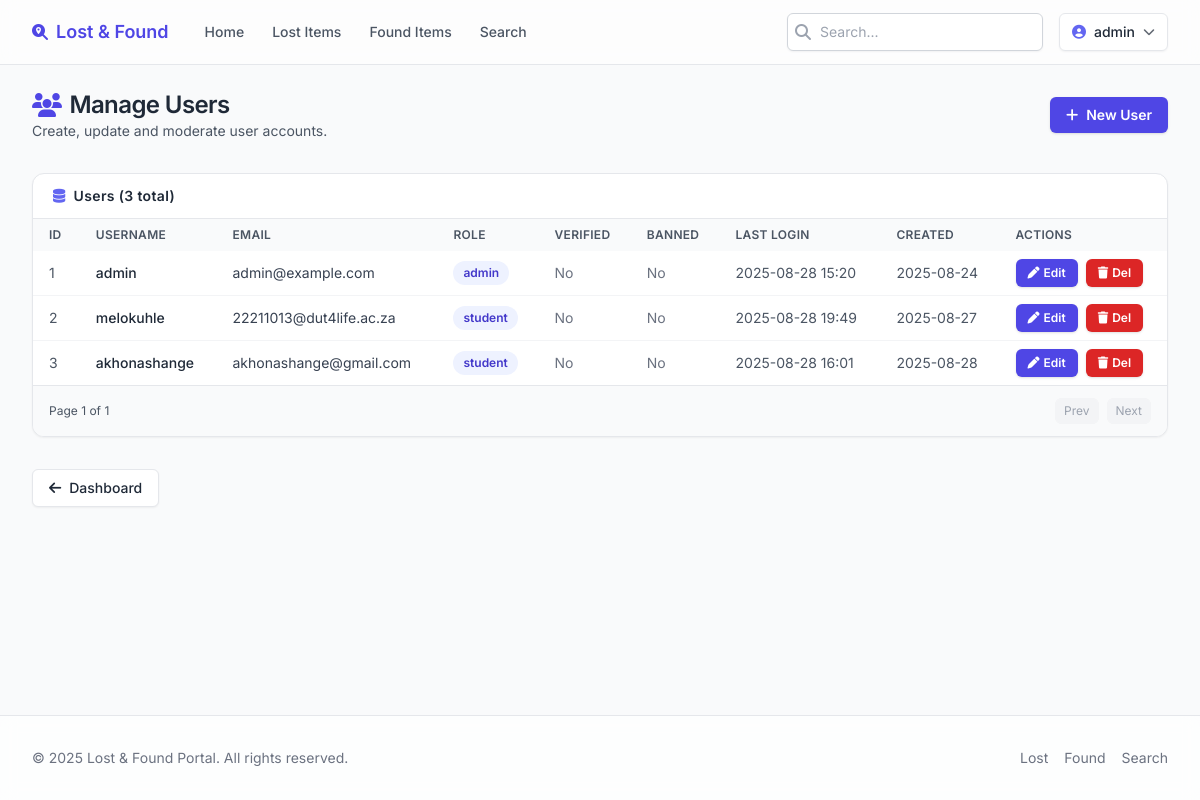
/admin/users (signed in), run on an earlier commit of the app's database.
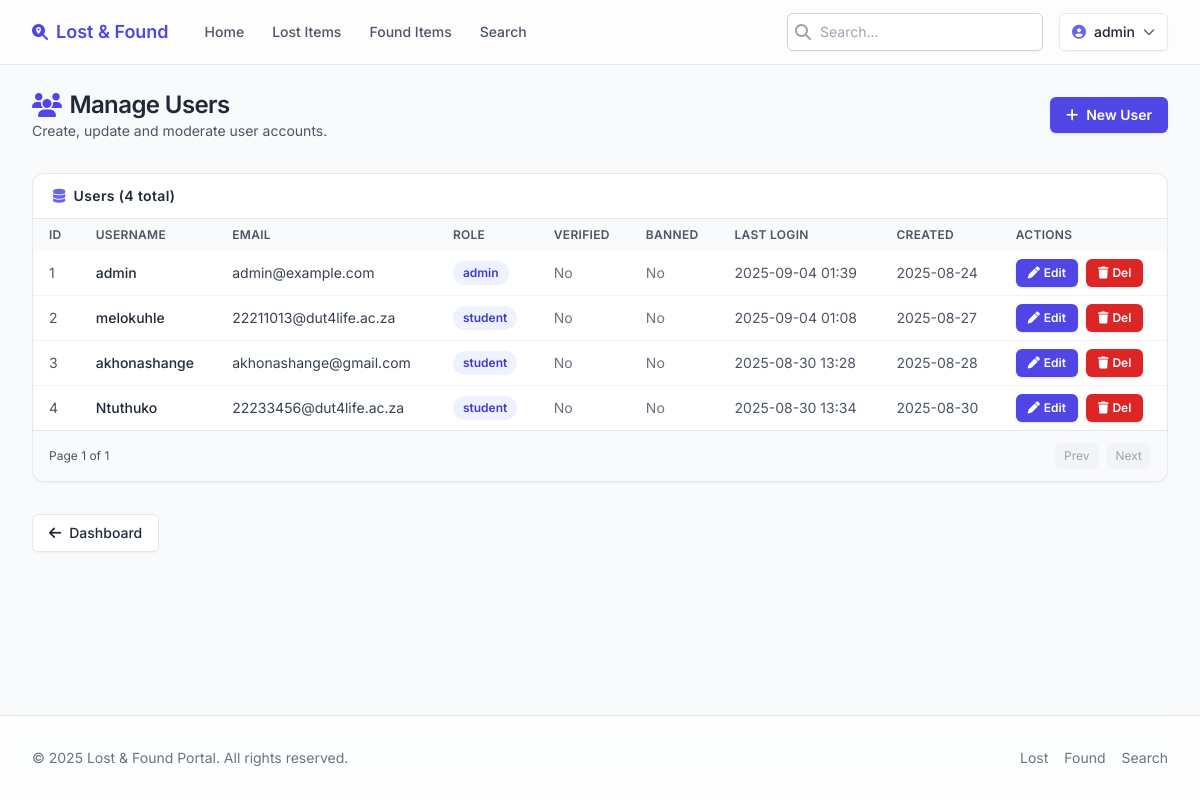
And on a later commit of the database.
### models.py (models this page shows, shortened)
class User(UserMixin, db.Model):
    __tablename__ = 'users'
    id = db.Column(db.Integer, primary_key=True)
    username = db.Column(db.String(80), unique=True, nullable=False)
    email = db.Column(db.String(120), unique=True, nullable=False)
    password_hash = db.Column(db.String(255), nullable=False)
    role = db.Column(db.String(20), default='student')  # 'student' or 'admin'
    is_verified = db.Column(db.Boolean, default=False)
    is_banned = db.Column(db.Boolean, default=False)
    created_at = db.Column(db.DateTime, default=db.func.current_timestamp())
    last_login = db.Column(db.DateTime, nullable=True)

### app.py (the view)
@app.route('/admin/users')
@login_required
@admin_required
def admin_users():
    page = request.args.get('page', 1, type=int)
    users = User.query.paginate(page=page, per_page=20, error_out=False)
    return render_template('admin_users.html',
                         title='Manage Users',
                         users=users)

### __init__.py (called while the page is built)
def create_app():
    app = Flask(__name__)
    app.config.from_object(Config)
    db.init_app(app)
    login_manager.init_app(app)
    login_manager.login_view = 'login'
    login_manager.login_message = 'Please log in to access this page.'
    @login_manager.user_loader
    def load_user(user_id):
        from models import User
        return User.query.get(int(user_id))
    with app.app_context():
        import models
        db.create_all()
        from models import User
        admin_user = User.query.filter_by(username='admin').first()
        if not admin_user:
            admin_user = User(username='admin', email='admin@example.com', role='admin')
            admin_user.set_password('admin123')
            db.session.add(admin_user)
            db.session.commit()
    return app

### app.py (called while the page is built)
def admin_required(f):
    from functools import wraps
    @wraps(f)
    def decorated_function(*args, **kwargs):
        if not current_user.is_authenticated or current_user.role != 'admin':
            flash('You need admin privileges to access this page.', 'error')
            return redirect(url_for('login'))
        return f(*args, **kwargs)
    return decorated_function

### templates/admin_users.html
{% extends "base.html" %}
{% block content %}
<div class="space-y-8">
    <div class="flex flex-col gap-3 md:flex-row md:items-center md:justify-between">
        <div>
            <h1 class="text-2xl font-semibold tracking-tight flex items-center gap-2"><i class="fas fa-users text-primary-600"></i><span>Manage Users</span></h1>
            <p class="text-sm text-gray-600">Create, update and moderate user accounts.</p>
        </div>
        <a href="{{ url_for('admin_create_user') }}" class="inline-flex items-center gap-2 rounded-md bg-primary-600 px-4 py-2 text-sm font-semibold text-white shadow hover:bg-primary-700"><i class="fas fa-plus"></i>New User</a>
    </div>
    <div class="rounded-xl border border-gray-200 bg-white shadow-sm overflow-hidden">
        <div class="flex items-center justify-between border-b px-5 py-3">
            <h2 class="text-sm font-semibold tracking-wide flex items-center gap-2"><i class="fas fa-database text-primary-500"></i>Users ({{ users.total }} total)</h2>
        </div>
        <div class="overflow-x-auto">
            {% if users.items %}
            <table class="min-w-full text-sm">
                <thead class="bg-gray-50 text-left text-xs uppercase tracking-wide text-gray-600">
                    <tr>
                        <th class="px-4 py-2 font-semibold">ID</th>
                        <th class="px-4 py-2 font-semibold">Username</th>
                        <th class="px-4 py-2 font-semibold">Email</th>
                        <th class="px-4 py-2 font-semibold">Role</th>
                        <th class="px-4 py-2 font-semibold">Verified</th>
                        <th class="px-4 py-2 font-semibold">Banned</th>
                        <th class="px-4 py-2 font-semibold">Last Login</th>
                        <th class="px-4 py-2 font-semibold">Created</th>
                        <th class="px-4 py-2 font-semibold">Actions</th>
                    </tr>
                </thead>
                <tbody class="divide-y divide-gray-100">
                    {% for user in users.items %}
                    <tr class="hover:bg-gray-50/70">
                        <td class="px-4 py-2 text-gray-600">{{ user.id }}</td>
                        <td class="px-4 py-2 font-medium text-gray-800">{{ user.username }}</td>
                        <td class="px-4 py-2 text-gray-700">{{ user.email }}</td>
                        <td class="px-4 py-2">
                            <span class="inline-flex rounded-full bg-primary-50 px-2.5 py-1 text-xs font-semibold text-primary-700">{{ user.role }}</span>
                        </td>
                        <td class="px-4 py-2">{% if user.is_verified %}<span class="text-emerald-600 font-medium">Yes</span>{% else %}<span class="text-gray-500">No</span>{% endif %}</td>
                        <td class="px-4 py-2">{% if user.is_banned %}<span class="text-red-600 font-medium">Yes</span>{% else %}<span class="text-gray-500">No</span>{% endif %}</td>
                        <td class="px-4 py-2 text-gray-600">{{ user.last_login.strftime('%Y-%m-%d %H:%M') if user.last_login else 'Never' }}</td>
                        <td class="px-4 py-2 text-gray-600">{{ user.created_at.strftime('%Y-%m-%d') }}</td>
                        <td class="px-4 py-2">
                            <div class="flex items-center gap-2">
                                <a href="{{ url_for('admin_edit_user', user_id=user.id) }}" class="inline-flex items-center rounded-md bg-indigo-600 px-3 py-1.5 text-xs font-semibold text-white shadow hover:bg-indigo-700"><i class="fas fa-pen mr-1"></i>Edit</a>
                                <form method="POST" action="{{ url_for('admin_delete_user', user_id=user.id) }}" onsubmit="return confirm('Delete this user?');">
                                    <button type="submit" class="inline-flex items-center rounded-md bg-red-600 px-3 py-1.5 text-xs font-semibold text-white shadow hover:bg-red-700"><i class="fas fa-trash mr-1"></i>Del</button>
                                </form>
                            </div>
                        </td>
                    </tr>
                    {% endfor %}
                </tbody>
            </table>
            {% else %}
            <p class="p-6 text-center text-sm text-gray-500">No users found.</p>
            {% endif %}
        </div>
        {% if users.items %}
        <div class="border-t bg-gray-50 px-4 py-3 flex items-center justify-between text-xs text-gray-600">
            <div>Page {{ users.page }} of {{ users.pages }}</div>
            <div class="flex items-center gap-2">
                {% if users.has_prev %}
                <a href="{{ url_for('admin_users', page=users.prev_num) }}" class="inline-flex items-center rounded-md border border-gray-200 bg-white px-2 py-1 font-medium hover:bg-gray-50">Prev</a>
                {% else %}
                <span class="inline-flex items-center rounded-md border border-gray-100 bg-gray-100 px-2 py-1 text-gray-400">Prev</span>
                {% endif %}
                {% if users.has_next %}
                <a href="{{ url_for('admin_users', page=users.next_num) }}" class="inline-flex items-center rounded-md border border-gray-200 bg-white px-2 py-1 font-medium hover:bg-gray-50">Next</a>
                {% else %}
                <span class="inline-flex items-center rounded-md border border-gray-100 bg-gray-100 px-2 py-1 text-gray-400">Next</span>
                {% endif %}
            </div>
        </div>
        {% endif %}
    </div>
    <div>
        <a href="{{ url_for('admin_dashboard') }}" class="inline-flex items-center gap-2 rounded-md border border-gray-200 bg-white px-4 py-2 text-sm font-medium shadow-sm hover:bg-gray-50"><i class="fas fa-arrow-left"></i>Dashboard</a>
    </div>
</div>
{% endblock %}

### templates/base.html (shortened to what this page needs)
<!DOCTYPE html>
<html lang="en" class="h-full">
<head>
    <script src="https://cdn.tailwindcss.com?plugins=forms,typography,aspect-ratio"></script>
    <link rel="stylesheet" href="https://cdnjs.cloudflare.com/ajax/libs/font-awesome/6.4.0/css/all.min.css" />
</head>
<body class="min-h-full bg-gray-50 text-gray-800 flex flex-col">
    <header class="sticky top-0 z-40 border-b bg-white/80 backdrop-blur supports-[backdrop-filter]:bg-white/60">
        <div class="max-w-7xl mx-auto px-4 sm:px-6 lg:px-8">
            <div class="flex h-16 items-center justify-between gap-4">
                <div class="flex items-center gap-6">
                    <a href="{{ url_for('index') }}" class="flex items-center gap-2 font-semibold text-primary-600 hover:text-primary-700">
                        <i class="fas fa-search-location"></i>
                        <span class="text-lg">Lost &amp; Found</span>
                    </a>
                    <nav class="hidden md:flex gap-1">
                        <a href="{{ url_for('index') }}" class="px-3 py-2 text-sm font-medium rounded-md {{ 'bg-primary-50 text-primary-700' if request.endpoint=='index' else 'text-gray-600 hover:text-gray-900 hover:bg-gray-100' }}">Home</a>
                        <a href="{{ url_for('browse_lost_items') }}" class="px-3 py-2 text-sm font-medium rounded-md {{ 'bg-primary-50 text-primary-700' if request.endpoint=='browse_lost_items' else 'text-gray-600 hover:text-gray-900 hover:bg-gray-100' }}">Lost Items</a>
                        <a href="{{ url_for('browse_found_items') }}" class="px-3 py-2 text-sm font-medium rounded-md {{ 'bg-primary-50 text-primary-700' if request.endpoint=='browse_found_items' else 'text-gray-600 hover:text-gray-900 hover:bg-gray-100' }}">Found Items</a>
                        <a href="{{ url_for('search_items') }}" class="px-3 py-2 text-sm font-medium rounded-md {{ 'bg-primary-50 text-primary-700' if request.endpoint=='search_items' else 'text-gray-600 hover:text-gray-900 hover:bg-gray-100' }}">Search</a>
                    </nav>
                </div>
                <div class="flex items-center gap-4">
                    <form action="{{ url_for('search_items') }}" method="get" class="hidden lg:block">
                        <label class="relative block">
                            <span class="absolute inset-y-0 left-0 flex items-center pl-2 text-gray-400"><i class="fas fa-search"></i></span>
                            <input name="query" placeholder="Search..." class="w-64 rounded-md border border-gray-300 bg-white py-2 pl-8 pr-3 text-sm placeholder-gray-400 shadow-sm focus:border-primary-500 focus:ring-2 focus:ring-primary-500/50" />
                        </label>
                    </form>
                    {% if current_user.is_authenticated %}
                        <div class="relative" id="user-menu-wrapper">
                            <button id="user-menu-button" type="button" class="flex items-center gap-2 rounded-md border border-gray-200 bg-white px-3 py-2 text-sm font-medium shadow-sm hover:bg-gray-50 focus:outline-none focus:ring-2 focus:ring-primary-500">
                                <i class="fas fa-user-circle text-primary-500"></i>
                                <span class="hidden sm:inline">{{ current_user.username }}</span>
                                <i class="fas fa-chevron-down text-xs opacity-70"></i>
                            </button>
                        </div>
                    {% else %}
                        <a href="{{ url_for('login') }}" class="rounded-md bg-primary-600 px-4 py-2 text-sm font-semibold text-white shadow hover:bg-primary-700 focus:outline-none focus:ring-2 focus:ring-primary-500">Login</a>
                    {% endif %}
                </div>
            </div>
        </div>
    </header>
    <main class="flex-1 w-full max-w-7xl mx-auto px-4 sm:px-6 lg:px-8 py-6">
        {% block content %}{% endblock %}
    </main>
    <footer class="mt-16 border-t bg-white/70 backdrop-blur">
        <div class="max-w-7xl mx-auto px-4 sm:px-6 lg:px-8 py-8">
            <div class="flex flex-col md:flex-row items-center justify-between gap-4 text-sm text-gray-500">
                <p>&copy; {{ current_year if current_year else '2025' }} Lost &amp; Found Portal. All rights reserved.</p>
                <div class="flex items-center gap-4">
                    <a href="{{ url_for('browse_lost_items') }}" class="hover:text-gray-800">Lost</a>
                    <a href="{{ url_for('browse_found_items') }}" class="hover:text-gray-800">Found</a>
                    <a href="{{ url_for('search_items') }}" class="hover:text-gray-800">Search</a>
                </div>
            </div>
        </div>
    </footer>
</body>
</html>

### templates/base.html (style rules this page uses)
body { font-family: 'Inter', ui-sans-serif, system-ui; }

What changed in the data, as far as the page shows it:
changed User "admin": last_login "2025-08-28 15:20" → "2025-09-04 01:39"
changed User "melokuhle": last_login "2025-08-28 19:49" → "2025-09-04 01:08"
changed User "akhonashange": last_login "2025-08-28 16:01" → "2025-08-30 13:28"
added User: id "4", username "Ntuthuko", email "22233456@dut4life.ac.za", role "student", is_verified "No", is_banned "No", last_login "2025-08-30 13:34", created_at "2025-08-30"
Also different on the page:
{{ users.total }}: "3" → "4"
